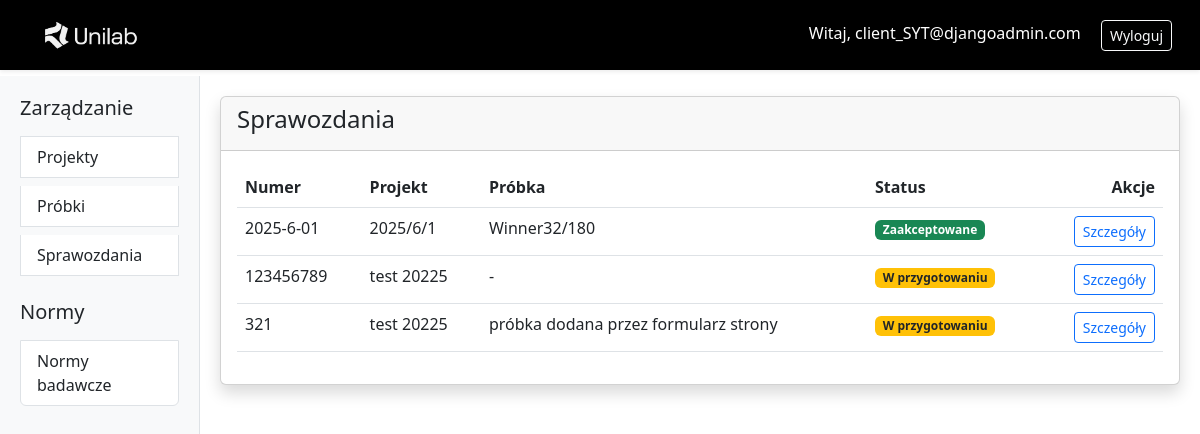
The app's page /reports/ (signed in) with its own data.
### users/models.py (models this page shows, shortened)
class User(AbstractUser):
    username = None
    email = models.EmailField(unique=True)
    USERNAME_FIELD = 'email'
    REQUIRED_FIELDS = ['first_name', 'last_name']
    USER_TYPE_CHOICES = [
        ('personal', 'Personal'),
        ('company', 'Company')
    ]
    user_type = models.CharField(
        max_length=8, choices=USER_TYPE_CHOICES,
        default='personal'
    )
    company_name = models.CharField(max_length=255, blank=True, null=True)
    company_address = models.CharField(max_length=255, blank=True, null=True)
    tax_id = models.CharField(
        max_length=10, blank=True, null=True,
        validators=[validate_nip], verbose_name="NIP"
    )
    objects = UserManager()

### projects/models.py (models this page shows, shortened)
class Report(models.Model):
    code_name = models.CharField("Numer sprawozdania", max_length=16, unique=True, validators=[validate_code_name], help_text="Numer sprawozdania (litery/numery/-)")
    project = models.ForeignKey(Project, on_delete=models.CASCADE)
    sample = models.OneToOneField(Sample, on_delete=models.SET_NULL, null=True, blank=True, related_name='report') # sample.report
    research_standards = models.ManyToManyField(ResearchStandard,through='ReportResearchStandard',related_name='reports') # a bez related_name byłoby report_set_all
    start_date = models.DateField(null=True, blank=True)
    end_date = models.DateField(null=True, blank=True)
    approved_by = models.ForeignKey(
        User,
        on_delete=models.SET_NULL,
        null=True,
        blank=True,
        limit_choices_to={'groups__name': "Lab_member"},
        verbose_name="Akceptacja wyników:"
    )
    class Meta:
        verbose_name = _("Sprawozdanie")
        verbose_name_plural = _("Sprawozdania")
        ordering = ['-start_date']

class Project(models.Model):
    class StatusChoices(models.TextChoices):
        OPEN = 'open', 'W przygotowaniu'
        CLOSED = 'closed', 'Zakończony'
        AWAITING_APPROVAL = 'awaiting approval', 'Oczekuje na akceptację'
    name = models.CharField("Nazwa projektu", max_length=64)
    client = models.ForeignKey(
        User,
        on_delete=models.CASCADE,
        limit_choices_to={'groups__name': "Lab_user"},
        related_name='projects_as_client' # relacja odwrotna dodana z powodu błędu
    )
    assign_to = models.ForeignKey(
        User,
        on_delete=models.SET_NULL,
        null=True,
        limit_choices_to={'groups__name': "Lab_member"},
        related_name='projects_as_assignee' # relacja odwrotna dodana z powodu błędu
    )
    status = models.CharField(
        max_length=20,
        choices=StatusChoices.choices,
        default=StatusChoices.OPEN
    )
    end_date = models.DateField(null=True, blank=True)
    class Meta:
        verbose_name = _("Projekt")
        verbose_name_plural = _("Projekty")
        ordering = ['-name']

class Sample(models.Model):
    class MaterialType(models.TextChoices):
        UNSELECTED = "UNS", "Niewybrany"
        CONCRETE = "CON", "Wyroby związane z betonem"
        EXTERIOR_FACADE = "EXF", "Elewacje zewnętrzne"
        SPORTS_SURFACE = "SPS", "Nawierzchnie sportowe"
        PULL_OFF = "OFF", "Testy pull-off"
        WALLPAPER = "WAP", "Tapety"
        SYNTHETIC_TURF = "SYT", "Darń syntetyczna"
        PLASTER_AND_ADHESIVES = "PLA", "Tynk i kleje"
        CONCRETE_PREFABRICATED = "CPR", "Wyroby prefabrykowane z betonu"
        FLOOR_COVERING = "FLC", "Wykładziny podłogowe"
        SANITARY_PRODUCT = "SAN", "Wyroby sanitarne"
        EXTERIOR_SHUTTERS = "EXS", "Zasłony i żaluzje zewnętrzne"
    name = models.CharField("Nazwa próbki", max_length=50)
    description = models.TextField(null=True, blank=True)
    material_type = models.CharField(max_length=3, choices=MaterialType.choices, default=MaterialType.UNSELECTED, validators=[validate_material_type])
    collection_date = models.DateField(null=True, blank=True)
    class Meta:
        verbose_name = _("Próbka")
        verbose_name_plural = _("Próbki")
        ordering = ['-collection_date']

### projects/views.py (the view)
class ReportListView(LoginRequiredMixin, ListView):
    model = Report
    template_name = 'report_list.html'
    context_object_name = 'reports'
    paginate_by = 15
    def get_queryset(self):
        user = self.request.user
        if user.is_superuser:
            return Report.objects.all()
        if user.groups.filter(name='Lab_member').exists():
            return Report.objects.filter(assign_to=user)
        if user.groups.filter(name='Lab_user').exists():
            return Report.objects.filter(project__client=user)
        return Report.objects.none()

### projects/templates/report_list.html (shortened to what this page needs)
{% extends "base.html" %}
{% block content %}
<div class="card shadow">
  <div class="card-header d-flex justify-content-between align-items-center">
    <h4>Sprawozdania</h4>
  </div>
  <div class="card-body">
    <table class="table table-hover">
      <thead>
        <tr>
          <th>Numer</th>
          <th>Projekt</th>
          <th>Próbka</th>
          <th>Status</th>
          <th class="text-end">Akcje</th>
        </tr>
      </thead>
      <tbody>
        {% for report in reports %}
        <tr>
          <td>{{ report.code_name }}</td>
          <td>{{ report.project.name }}</td>
          <td>{{ report.sample.name|default:"-" }}</td>
          <td>
            {% if report.approved_by %}
              <span class="badge bg-success">Zaakceptowane</span>
            {% else %}
              <span class="badge bg-warning text-dark">W przygotowaniu</span>
            {% endif %}
          </td>
          <td class="text-end">
            <a href="{% url 'report_detail' report.code_name %}" class="btn btn-sm btn-outline-primary">Szczegóły</a>
          </td>
        </tr>
        {% empty %}
        <tr>
          <td colspan="5" class="text-center text-muted py-4">Brak sprawozdań</td>
        </tr>
        {% endfor %}
      </tbody>
    </table>
  </div>
</div>
{% endblock %}

### projects/templates/base.html (shortened to what this page needs)
{% load static %}
<!DOCTYPE html>
<html lang="pl">
<head>
  <link rel="stylesheet" href="https://cdn.jsdelivr.net/npm/bootstrap@5.3.0/dist/css/bootstrap.min.css">
</head>
<body>
  <nav class="navbar navbar-expand-lg navbar-custom shadow-sm fixed-top">
    <div class="container-fluid">
      <a class="navbar-brand" href="{% url 'project_list' %}">
        <img src="{% static 'users/images/logo_jasne.png' %}" alt="Logo" height="60">
      </a>
      <div class="ml-auto">
        <span class="navbar-text text-white me-3">
          <a href="{% url 'user_profile' %}" class="text-white text-decoration-none">
            Witaj, {{ request.user.email }}
          </a>
        </span>
        <a href="{% url 'logout' %}" class="btn btn-outline-light btn-sm">Wyloguj</a>
      </div>
    </div>
  </nav>
  <div class="container-fluid" style="margin-top: 76px;">
    <div class="row">
      <div class="col-md-3 col-lg-2 sidebar d-md-block">
        <div class="list-group">
          <h5 class="mb-3">Zarządzanie</h5>
          <a href="{% url 'project_list' %}" class="list-group-item list-group-item-action">
            Projekty
          </a>
          <a href="{% url 'sample_list' %}" class="list-group-item list-group-item-action mt-2">
            Próbki
          </a>
          <a href="{% url 'report_list' %}" class="list-group-item list-group-item-action mt-2">
            Sprawozdania
          </a>
          <h5 class="mt-4 mb-3">Normy</h5>
          <a href="{% url 'standard_list' %}" class="list-group-item list-group-item-action">
            Normy badawcze
          </a>
        </div>
      </div>
      <main class="col-md-9 col-lg-10 main-content">
        {% block content %}
        {% endblock %}
      </main>
    </div>
  </div>
</body>
</html>

### projects/templates/base.html (style rules this page uses)
.sidebar { height: calc(100vh - 76px); background-color: #f8f9fa; border-right: 1px solid #dee2e6; padding: 20px; overflow-y: auto; }
.main-content { padding: 20px; overflow-y: auto; }
.navbar-custom { background-color: #000000; padding: 0 1rem; }

### records on screen
User: user.email "client_SYT@djangoadmin.com"
Report: code_name "2025-6-01", project.name "2025/6/1", sample.name "Winner32/180", shows "Zaakceptowane"
Report: code_name "123456789", project.name "test 20225", sample.name "-", shows "W przygotowaniu"
Report: code_name "321", project.name "test 20225", sample.name "próbka dodana przez formularz strony", shows "W przygotowaniu"
